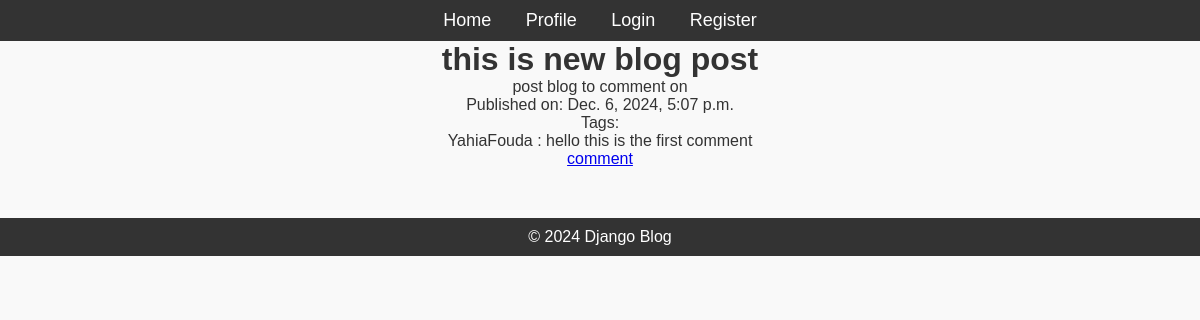
Page /post_list/5/ on the committed database.
### blog/models.py (models this page shows, shortened)
class Post(models.Model):
    title = models.CharField(max_length=200)
    content = models.TextField()
    published_date = models.DateTimeField(auto_now_add=True)
    author = models.ForeignKey(User, on_delete=models.CASCADE, related_name='posts')
    tag = TaggableManager()

class Comment(models.Model):
    post = models.ForeignKey(Post, on_delete=models.CASCADE, related_name='comments')
    author = models.ForeignKey(User, on_delete=models.CASCADE)
    content = models.TextField()
    created_at = models.DateTimeField(auto_now_add=True)
    updated_at = models.DateTimeField(auto_now=True)

### blog/views.py (the view)
# urls.py: path('post_list/<int:pk>/', DetailView.as_view(), name='post_detail'),
class DetailView(DetailView):
    model = Post
    template_name = 'blog/post_details.html'
    context_object_name = 'post'
    def get_queryset(self):
        return Post.objects.filter(id = self.kwargs['pk'])

### blog/templates/blog/post_details.html (shortened to what this page needs)
{% extends 'blog/base.html' %}{% block title%} {{post.title}} {% endblock %}
{%load static %}
{% block content %}
<h1>{{ post.title }}</h1>
<p>{{ post.content }}</p>
<p>Published on: {{ post.published_date }}</p>
<p>Tags:
</p>
{%for comment in post.comments.all%}
<ul>
    <p> {{comment.author}} : {{comment.content}} </p>
</ul>
{%empty%}
<p>No comments yet</p>
{%endfor%}
<a href="{% url 'create_comment' post.pk %}"> comment</a>
{% endblock %}

### blog/static/css/styles.css (style rules this page uses)
* { margin: 0; padding: 0; box-sizing: border-box; }
body { font-family: Arial, sans-serif; background-color: #f9f9f9; color: #333; }

### rows in the picture
Post: title "this is new blog post", content "post blog to comment on", published_date "Dec. 6, 2024, 5:07 p.m."
Comment: author "YahiaFouda", content "hello this is the first comment"
